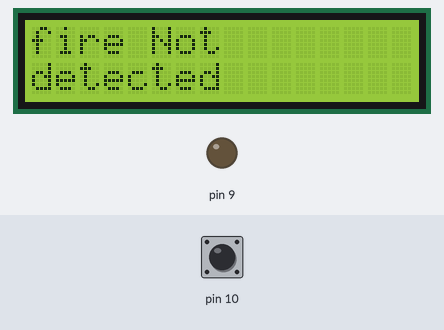
Bench run of a sketch on a simulated Arduino Uno, built with avr-gcc and run on an emulated ATmega328P. Parts: 16×2 character LCD, output pins drawn as LEDs (lit = HIGH). The inputs (shaded band) are chosen by the test bench; at power-on: pin 10 HIGH.

Above: at 5.5 s.
5.6 s: pin 10 pulled LOW for 3.2 s
At 6.3 s:
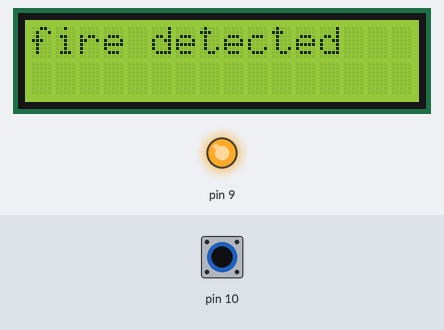
11.8 s: pin 10 pulled LOW for 0.15 s
At 12.02 s:
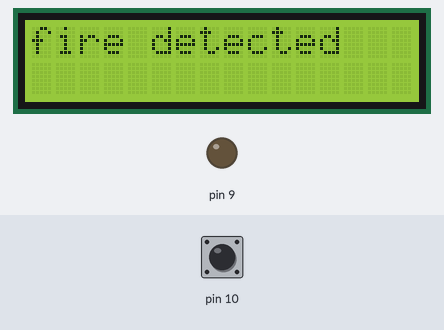
13.6 s: pin 10 pulled LOW for 1 s
At 15.8 s:
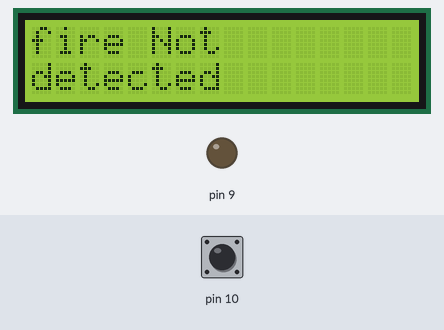
16.1 s: pin 10 pulled LOW for 0.15 s
At 16.3 s:
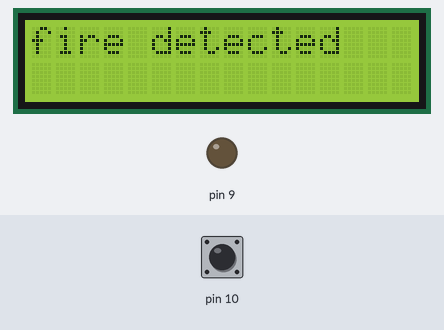
19.2 s: pin 10 pulled LOW for 3.2 s
At 20.6 s:
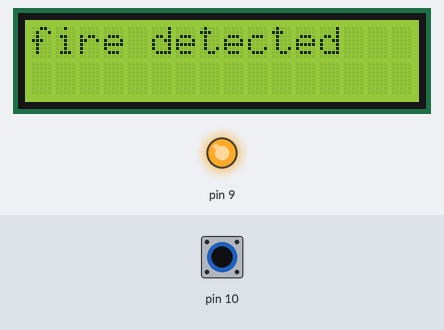
Timing chart, 0 to 23.9 s (numbered marks = the images above; inputs shaded):
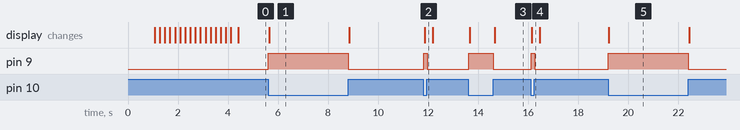

Measured:
- after the input at 5.6 s, pin 9: LOW → HIGH at once, → LOW 3.2 s later; the display: changes after 0.05 s (image 1)
- after the input at 11.8 s, pin 9: LOW → HIGH at once, → LOW 0.14 s later; the display: changes after 0.07 s (image 2)
- after the input at 13.6 s, pin 9: LOW → HIGH at once, → LOW 0.99 s later; the display: first changes after 0.07 s (image 3 shows a later state)
- after the input at 16.1 s, pin 9: LOW → HIGH at once, → LOW 0.14 s later; the display: changes at once (image 4)
- after the input at 19.2 s, pin 9: LOW → HIGH at once, → LOW 3.2 s later; the display: changes at once (image 5)

The sketch:

sensor_lcd_RELAY.ino
```cpp
#include <LiquidCrystal.h>

// initialize the library with the numbers of the interface pins
LiquidCrystal lcd(12, 11, 5, 4, 3, 2);

void setup()
{
  lcd.begin(16, 2);
  //start serial connection
  //configure pin2 as an input and enable the internal pull-up resistor
  pinMode(10, INPUT_PULLUP);
  pinMode(9, OUTPUT);
   //lcd.setCursor(0, 0);
   lcd.print("fire detection");
   lcd.setCursor(0, 1);
   lcd.print("System");
   delay(1000);
   lcd.clear();

   for(int i=0; i<=15;i++)
   {
   lcd.setCursor(i, 1);
   lcd.print("System");
   delay(200);
   lcd.clear();
   }
}

void loop() {
  //read the pushbutton value into a variable
  int sensorVal = digitalRead(10);
  //print out the value of the pushbutton

  if (sensorVal == LOW)
  {
    lcd.clear();
    digitalWrite(9, HIGH);
    lcd.setCursor(0, 0);
    lcd.print("fire detected");
    delay(20);
  }
  else
  {
    lcd.clear();
    digitalWrite(9, LOW);
    lcd.setCursor(0, 0);
    lcd.print("fire Not ");
    lcd.setCursor(0, 1);
    lcd.print("detected");
    delay(20);
  }

}
```
